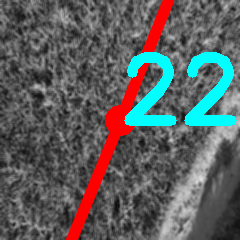
#> input picture images/output_images/00.png, 240 x 240 px, given in place of output_images, which was not available
$ python getDescriptors.py
#> lines starting #> are read from the running program, lines starting #| are printed output that depends on the picture; pictures that were not available may be replaced by others from this repository, and a replacement may not be noted
"""
Criado por: André Carmona Hernandes
Data: 09/05/2020
Função: Busca todas as imagens no diretório path, gera super pixel das imagens baseado nos segments e compactness
 fixos, divide os superpixels em imagens separadas e faz roda descritores estatísticos, salvando os mesmos em um csv
Última alteração:
"""

import cv2
import os
import codes.functions.createSuperpixelCut as getSPimg
from codes.functions.resize import resize
from codes.functions.computeEntropy import computeEntropy
import matplotlib.pyplot as plt
from skimage.util import img_as_float
from skimage.segmentation import mark_boundaries
from skimage.segmentation import slic
import numpy as np
import csv


def nan_if(arr, value):
    return np.where(arr == value, np.nan, arr)

n = 1
path_root = 'C:/Users/Andre/PycharmProjects/demeter/demeters-vision/' #TODO: Pensar em uma maneira de não precisar ficar resetando o path, sem precisar mandar as imagens para o bit.
path_test = path_root + 'codes/images/'
path_save = path_root + 'results/'
path_sp = path_save + 'sp/'
segment = 1000
compactness = 28
selectedList = os.listdir(path_test)
with open('imageData.csv', 'w', newline='') as csvfile:
    fieldnames = ['ImageName', 'segmentID', 'Rmean', 'Gmean', 'Bmean', 'Rstd', 'Gstd', 'Bstd', 'Rentropy', 'Gentropy', 'Bentropy']

    dataWriter = csv.DictWriter(csvfile, fieldnames=fieldnames, delimiter=';', quotechar='|', quoting=csv.QUOTE_MINIMAL)
    dataWriter.writeheader()

    # para cada imagem na variável path
    for image_file_name in selectedList:
        # leia a imagem contida no diretório com o nome passado, sem alterar nada na mesma e converta para float
        image = cv2.imread(path_test+image_file_name, cv2.IMREAD_UNCHANGED)
#> image is the input picture: shape (240, 240, 3); mean B, G, R 95.8, 95.8, 93.2
        # Demonstrativo da imagem original
        cv2.imshow('Imagem Original', image)
        #imResized = resize(image)
        imResized = image
        img = img_as_float(imResized)
        # Executa o slic na imagem
        segmentsSlic = slic(img, n_segments=segment, compactness=compactness, sigma=1.5)
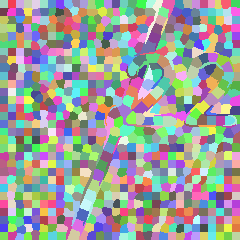
#> segmentsSlic: shape (240, 240) int64; 823 distinct labels, from 1 to 823; one colour per label, 0 black
        # Demonstrativo da imagem original
        #cv2.imshow('Imagem Original', img)

        # Demonstrativo da imagem SLIC
        imgSlic = mark_boundaries(imResized, segmentsSlic, color=(255, 255, 0), outline_color=(255, 255, 0))
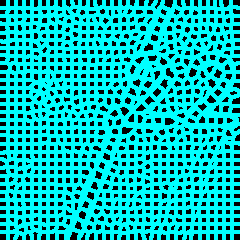
#> imgSlic: shape (240, 240, 3) float64; mean B, G, R 189.1, 189.1, 0.1
        #cv2.imshow('Imagem SLIC', imgSlic)
       # fig, ax = plt.subplots()
        # mantem as dimensões da imagem
       # fig.set_size_inches(39.68, 28.76)  # TODO - pegar o metadado da imagem passando as dimensões
        # plota a imagem com as cores amarelo nas linhas de cada pixel
        #ax.imshow(imgSlic)
        # desativa a visualização do x e y na plotagem
        #plt.axis("off")
        # salva a imagem na pasta criando a sequencia no inicio do nome mantendo uma boa qualidade, deixando a box espremida e salvando com um dpi de 100
        #plt.savefig(path_save + str(n) + '_' + image_file_name, quality=95, bbox_inches='tight', dpi=100)
        test = 255*imgSlic
        test = test.astype(np.uint8)
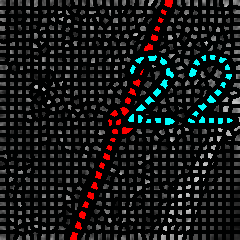
#> test: shape (240, 240, 3); mean B, G, R 25.5, 25.5, 24.2
        cv2.imwrite(path_save + str(n) + '_' + image_file_name, test)
        # Converte em numpy
        segmentsSlic = np.uint16(segmentsSlic)
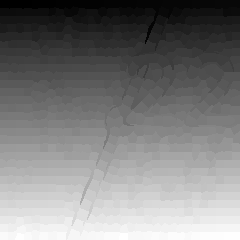
#> segmentsSlic: shape (240, 240) uint16; min 1, max 823, mean 407.6; drawn with min black and max white
        # Captura as dimensões da imagem
        (length, height, depth) = img.shape
#> length = 240; height = 240; depth = 3
        idMax = np.max(segmentsSlic)
#> idMax = 823
        #teste
        #sp_teste = getSPimg.create_superpixel_cut(image, segmentsSlic, 4)
        classes = range(idMax+1)
        for _id in classes:
            print([n, _id])
#> (the run stopped early here; a loop or call above may not have finished)
